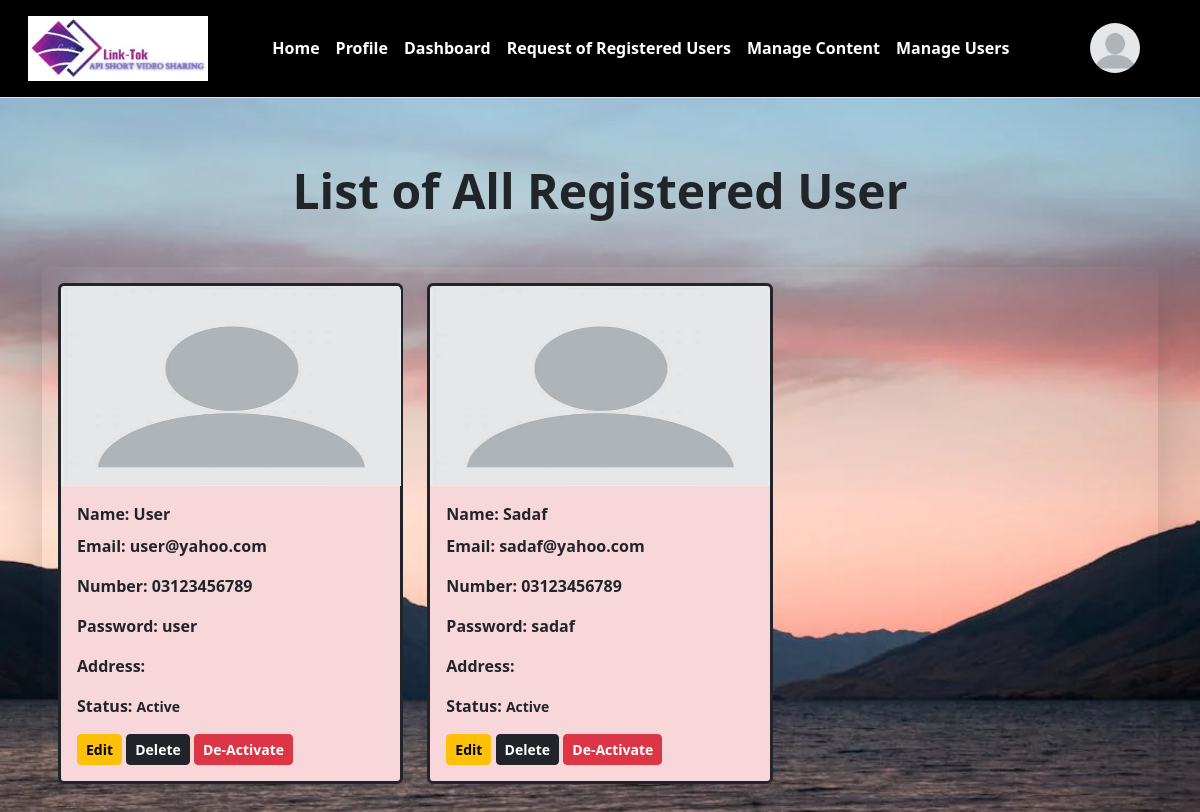
Screenshot of /manage-all-members.php (signed in) with the database file from the repository.
### tables this page shows
CREATE TABLE `users` (
  `id` int(11) NOT NULL,
  `username` varchar(255) NOT NULL,
  `email` varchar(255) NOT NULL,
  `password` varchar(255) NOT NULL,
  `number` varchar(255) NOT NULL,
  `role` varchar(255) NOT NULL,
  `status` varchar(255) NOT NULL,
  `image` varchar(255) NOT NULL DEFAULT 'default.jpg'
);

### db.php (called while the page is built, shortened)
<?php
if(isset($_SESSION['id'])){
    $user_id   = $_SESSION['id'];
    $user_role = $_SESSION['role'];
}
?>

### manage-all-members.php (the view, shortened to what this page needs)
<?php include_once('header.php'); ?>
<?php
if($user_role == 'admin'){
    include_once('nav-admin.php');
}else{
    include_once('nav-user.php');
}
?>
<body style="background-image: url('img/lx.webp'); background-position: center; background-repeat: no-repeat; background-size: cover;">
</body>
<div class="container">
    <div class="row">
        <div class="col-lg-12">
            <h1 class="text-center mt-5  mb-5 display-5  fw-semibold">List of All Registered User</h1>
            <div class="card border-0 shadow-lg     bg-transparent">
            <div class="card-body   md-4">
                    <div class="row">
                        <?php
                        $requests = $db->query("SELECT * FROM users WHERE role = 'user' AND status != 'pending' ");
                        if($requests->num_rows > 0){
                            while($request = $requests->fetch_assoc()){
                                $id = $request['id'];
                                $image = $request['image'];
                                $username = $request['username'];
                                $email    = $request['email'];
                                $number   = $request['number'];
                                $password = $request['password'];
                                $address = $request['address'];
                                $status   = $request['status'];
                            ?>
                            <div class="col-lg-4 mb-4 ">
                            <div class="card border-3 border-dark bg-danger-subtle">
                                    <img src="img/<?php echo $image; ?>" class="card-img-top"  style="height: 200px; width: 340px;" alt="User Image">
                                    <div class="card-body fw-semibold ">
                                        <p class="card-title">Name:  <?php echo $username; ?></p>
                                        <p class="card-text">Email:  <?php echo $email; ?></p>
                                        <p class="card-text"> Number:  <?php echo $number; ?></p>
                                        <p class="card-text">Password:  <?php echo $password; ?></p>
                                        <p class="card-text">Address:  <?php echo $address; ?></p>
                                        <p class="card-text ">Status:  <small><?php echo ucfirst($status); ?></small></p>
                                        <a href="manage-edit-members.php?edit=<?php echo $id; ?>" class="btn btn-warning btn-sm  fw-semibold">Edit</a>
                                        <a href="manage-all-members.php?delete=<?php echo $id; ?>" class="btn btn-dark btn-sm  fw-semibold">Delete</a>
                                        <?php if($status == 'deactive'): ?>
                                            <a href="manage-all-members.php?active=<?php echo $id; ?>" class="btn btn-success btn-sm  fw-semibold">Activate</a>
                                        <?php else: ?>
                                            <a href="manage-all-members.php?deactive=<?php echo $id; ?>" class="btn btn-danger btn-sm  fw-semibold">De-Activate</a>
                                        <?php endif; ?>
                                    </div>
                                </div>
                            </div>
                            <?php
                            }
                        }else{
                            echo "<div class='col-lg-12'><p>No requests found</p></div>";
                        }
                        ?>
                    </div>
                </div>
            </div>
        </div>
    </div>
</div>
<?php include_once('footer.php'); ?>

### header.php (shortened to what this page needs)
<!doctype html>
<?php include_once('db.php'); ?>
<html lang="en">
  <head>
    <link href="https://cdn.jsdelivr.net/npm/bootstrap@5.3.3/dist/css/bootstrap.min.css" rel="stylesheet">
    <link rel="stylesheet" href="https://cdnjs.cloudflare.com/ajax/libs/font-awesome/6.5.2/css/all.min.css" />
  </head>
  <body>

### nav-admin.php (shortened to what this page needs)
<?php include_once('db.php'); ?>
<?php
$data = $db->query("SELECT * FROM users WHERE id = '$user_id'");
$user = $data->fetch_assoc();
if ($data->num_rows == 0) {
    header('location: logout.php');
} else {
    $image = $user['image'];
}
?>
<nav class="p-3 mb-3 border-bottom bg-black">
    <div class="container-fluid d-flex align-items-center justify-content-between">
        <div class="text-center">
            <img src="img/logo.jpg" style="width: 180px;" alt="logo">
        </div>
        <div class="d-flex flex-wrap align-items-center justify-content-between">
            <ul class="navbar-nav flex-row me-auto mb-2 mb-lg-0 justify-content-center">
                <li class="nav-item me-3">
                    <a class="nav-link text-white fw-semibold" aria-current="page" href="admin_panel.php">Home</a>
                </li>
                <li class="nav-item me-3">
                    <a class="nav-link text-white fw-semibold" aria-current="page" href="admin_profile.php">Profile</a>
                </li>
                <li class="nav-item me-3">
                    <a class="nav-link text-white fw-semibold" aria-current="page" href="admin_dashboard.php">Dashboard</a>
                </li>
                <li class="nav-item me-3">
                    <a class="nav-link text-white fw-semibold" aria-current="page" href="requests.php">Request of Registered Users</a>
                </li>
                <li class="nav-item me-3">
                    <a class="nav-link text-white fw-semibold" aria-current="page" href="content.php">Manage Content</a>
                </li>
                <li class="nav-item me-3">
                    <a class="nav-link text-white fw-semibold" aria-current="page" href="manage-all-members.php">Manage Users</a>
                </li>
            </ul>
        </div>
        <div class="dropdown text-end">
            <a href="#" class="d-block link-body-emphasis text-decoration-none dropdown-toggle" id="dropdownMenuLink"
               data-toggle="dropdown" aria-expanded="false">
                <img src="img/<?php echo $image ?>" class="img-fluid rounded-circle me-3" width="50" height="50">
            </a>
        </div>
    </div>
</nav>

### footer.php (shortened to what this page needs)
  </body>
</html>

### rows the page displays
users: image (placeholder picture)
users: image (placeholder picture), username "User", email "user@yahoo.com", number "03123456789", password "user", status "Active"
users: image (placeholder picture), username "Sadaf", email "sadaf@yahoo.com", number "03123456789", password "sadaf", status "Active"
